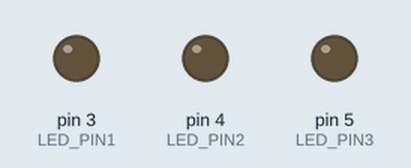
A sketch run on a simulated Arduino Uno, built with avr-gcc and run on an emulated ATmega328P. On the bench: output pins drawn as LEDs (lit = HIGH).

Above: at 0.04 s.
At 0.4 s:
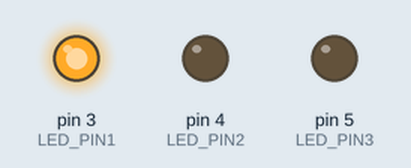
At 0.9 s:
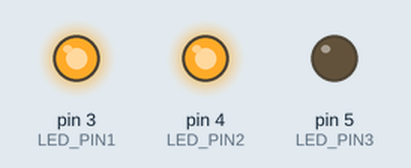
At 1.74 s:
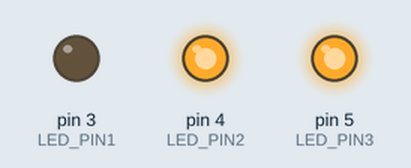
At 2.89 s:
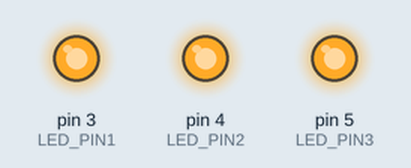
Timing chart, 0 to 3.5 s (numbered marks = the images above):
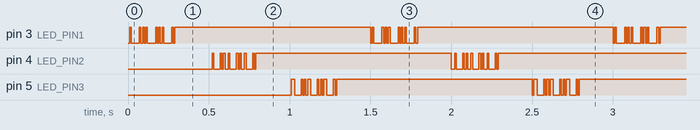

The sketch:

transmitter.ino
```cpp
#define LED_PIN1 3
#define LED_PIN2 4
#define LED_PIN3 5
#define PERIOD 10


char* string1 = "AAA";
char* string2 = "BBB";
char* string3 = "CCC";
int string1_length;
int string2_length;
int string3_length;

void setup()
{
  pinMode(LED_PIN1, OUTPUT);
  pinMode(LED_PIN2, OUTPUT);
  pinMode(LED_PIN3, OUTPUT);
  string1_length = strlen(string1);
  string2_length = strlen(string2);
  string3_length = strlen(string3);
  Serial.begin(9600);
}

void loop()
{
  for(int i = 0; i < string1_length; i ++)
  {
    send_byte(string1[i], LED_PIN1);

  }
  delay(200);
  for(int i = 0; i < string2_length; i ++)
  {
    send_byte(string2[i], LED_PIN2);
  }
  delay(200);
  for(int i = 0; i < string3_length; i ++)
  {
    send_byte(string3[i], LED_PIN3);
  }
  delay(200);
}

void send_byte(char my_byte,int LED_PINX)
{
  digitalWrite(LED_PINX, LOW);
  delay(PERIOD);


  for(int i = 0; i < 8; i++)
  {
    digitalWrite(LED_PINX, (my_byte&(0x01 << i))!=0 );
    delay(PERIOD);
  }

  digitalWrite(LED_PINX, HIGH);
  delay(PERIOD);

}
```

Measured:
- by itself, pin 3 (LED_PIN1): repeats every 1.5 s: LOW 0.05 s, 2 × (HIGH 0.01 s, LOW 0.01 s), HIGH 0.01 s, LOW 0.05 s, 2 × (HIGH 0.01 s, LOW 0.01 s), HIGH 0.01 s, LOW 0.05 s, HIGH 0.01 s, LOW 0.01 s, HIGH 1.2 s, LOW 0.01 s, HIGH 0.01 s
- by itself, pin 5 (LED_PIN3): repeats every 1.5 s: LOW 0.04 s, 2 × (HIGH 0.01 s, LOW 0.01 s), HIGH 0.02 s, LOW 0.04 s, 2 × (HIGH 0.01 s, LOW 0.01 s), HIGH 0.02 s, LOW 0.04 s, HIGH 0.01 s, LOW 0.01 s, HIGH 1.2 s, LOW 0.01 s, HIGH 0.02 s
